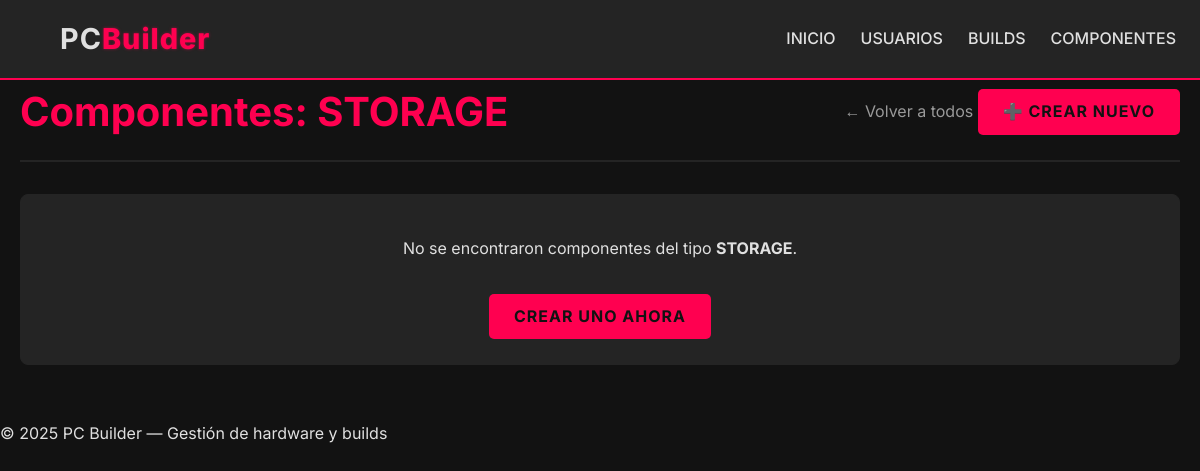
The page /components/type/STORAGE on the database as committed earlier.
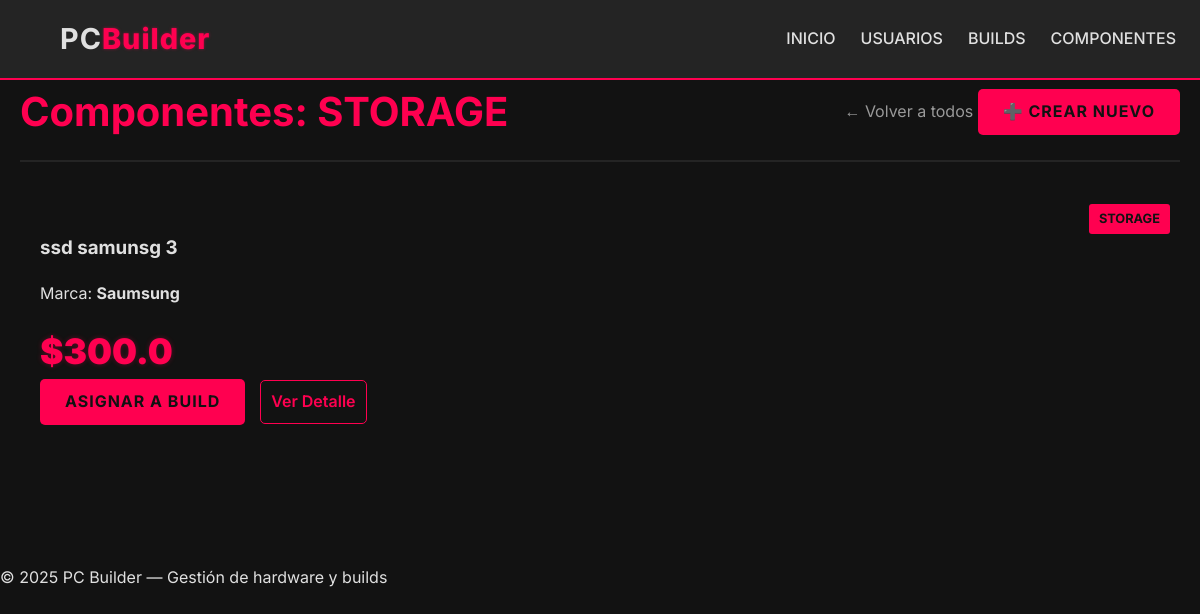
The same page on the database as committed later.
### models.py (models this page shows)
class Component(SQLModel, table=True):
    id: Optional[int] = Field(default=None, primary_key=True)
    name: str
    kind: str
    brand: str
    price: float
    builds: List[Build] = Relationship(
        back_populates="components", link_model=BuildComponentLink
    )
    categories: List["Category"] = Relationship(
        back_populates="components", link_model=ComponentCategoryLink
    )

### router/component_router.py (the view)
@component_router.get("/type/{kind}")
def list_components_by_kind(kind: str, request: Request, db: Session = Depends(get_session)):
    components = db.query(Component).filter(Component.kind == kind).all()
    return templates.TemplateResponse(
        "components/components_by_kind.html",
        {
            "request": request,
            "components": components,
            "kind_title": kind  # Para mostrar el título en el template
        }
    )

### templates/components/components_by_kind.html (shortened to what this page needs)
{% extends "base.html" %}
{% block content %}
<div class="page-header">
    <h2>Componentes: {{ kind_title }}</h2>
    <div class="header-actions">
        <a href="/components" class="btn-link">← Volver a todos</a>
        <a href="/components/new" class="btn-primary">➕ Crear nuevo</a>
    </div>
</div>
{% if components %}
<div class="cards-grid component-grid-list">
    {% for c in components %}
    <div class="component-card card-list-item">
        <div class="card-badge {{ c.kind | lower }}">{{ c.kind }}</div>
        <h3><a href="/components/{{ c.id }}" class="component-link-title">{{ c.name }}</a></h3>
        <p class="component-specs">
            Marca: <strong>{{ c.brand }}</strong>
        </p>
        <div class="card-details">
            <span class="price price-detail accent-text">${{ c.price }}</span>
            <div class="actions-group">
                <a href="/components/{{ c.id }}/assign" class="btn-primary btn-sm">Asignar a Build</a>
                <a href="/components/{{ c.id }}" class="btn-detail btn-sm">Ver Detalle</a>
            </div>
        </div>
    </div>
    {% endfor %}
</div>
{% else %}
<div class="card text-center full-width-card">
    <p>No se encontraron componentes del tipo <strong>{{ kind_title }}</strong>.</p>
    <a href="/components/new" class="btn-primary" style="margin-top: 1rem;">Crear uno ahora</a>
</div>
{% endif %}
{% endblock %}

Rows that differ between the two databases and show on the page:
added Component: kind "STORAGE", name "ssd samunsg 3", brand "Saumsung", price "300.0"
Other text that changed with them:
{{ kind_title }}: "STORAGE" → (not shown)
text no longer shown: "No se encontraron componentes del tipo . CREAR UNO AHORA"
